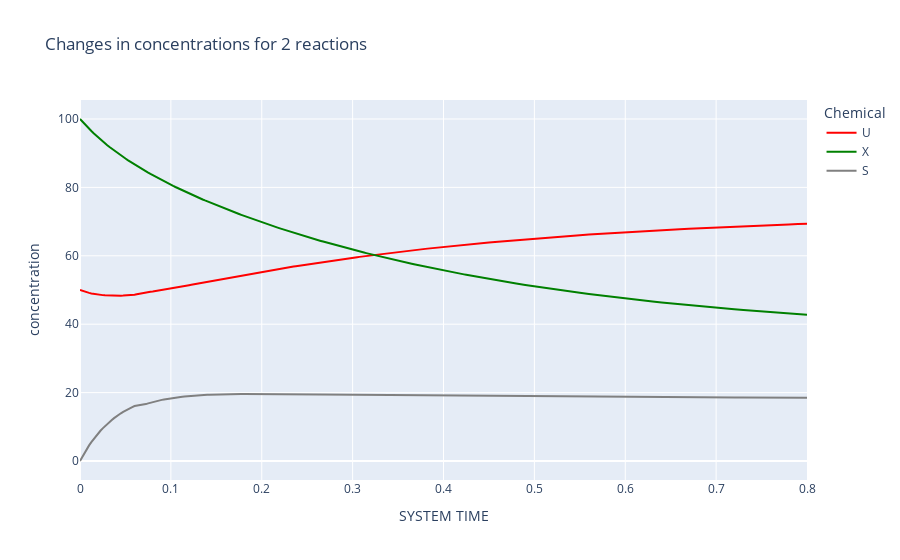

Here is the notebook cell this chart was saved with:
### Code cell
dynamics.plot_curves(colors=['red', 'green', 'gray'])

### Figure 1 — Plotly figure (JSON) as saved in the notebook; plotly's stock layout.template omitted (floating-point values rounded to 4 significant figures; data arrays with more than 128 entries replaced by an {"elided": "..."} marker saying what was removed)
{"data": [{"hovertemplate": "Chemical=U<br>SYSTEM TIME=%{x}<br>concentration=%{y}<extra></extra>", "legendgroup": "U", "line": {"color": "red", "dash": "solid"}, "marker": {"symbol": "circle"}, "mode": "lines", "name": "U", "orientation": "v", "showlegend": true, "type": "scatter", "x": {"elided": "213 float values"}, "xaxis": "x", "y": {"elided": "213 float values"}, "yaxis": "y"}, {"hovertemplate": "Chemical=X<br>SYSTEM TIME=%{x}<br>concentration=%{y}<extra></extra>", "legendgroup": "X", "line": {"color": "green", "dash": "solid"}, "marker": {"symbol": "circle"}, "mode": "lines", "name": "X", "orientation": "v", "showlegend": true, "type": "scatter", "x": {"elided": "213 float values"}, "xaxis": "x", "y": {"elided": "213 float values"}, "yaxis": "y"}, {"hovertemplate": "Chemical=S<br>SYSTEM TIME=%{x}<br>concentration=%{y}<extra></extra>", "legendgroup": "S", "line": {"color": "gray", "dash": "solid"}, "marker": {"symbol": "circle"}, "mode": "lines", "name": "S", "orientation": "v", "showlegend": true, "type": "scatter", "x": {"elided": "213 float values"}, "xaxis": "x", "y": {"elided": "213 float values"}, "yaxis": "y"}], "layout": {"autosize": true, "legend": {"title": {"text": "Chemical"}, "tracegroupgap": 0}, "title": {"text": "Changes in concentrations for 2 reactions"}, "xaxis": {"anchor": "y", "autorange": true, "domain": [0, 1], "range": [0, 0.8], "title": {"text": "SYSTEM TIME"}, "type": "linear"}, "yaxis": {"anchor": "x", "autorange": true, "domain": [0, 1], "range": [-5.556, 105.6], "title": {"text": "concentration"}, "type": "linear"}}}
